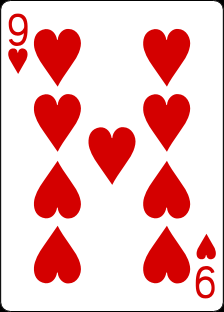
#> input picture src/6.pattern_recognition/square.png, 224 x 312 px
$ python main.py
#> lines starting #> are read from the running program, lines starting #| are printed output that depends on the picture; after the words box and inside, x2 and y2 are one past the last pixel; in counts of white or black regions, pixels touching at a corner belong together; long printed decimals are rounded
import cv2
import numpy as np

# 以灰度图模式打开'方块9'
square = cv2.imread("square.png");
#> square is the input picture: shape (312, 224, 3); mean B, G, R 190, 190, 240.4
square_gray = cv2.cvtColor(square, cv2.COLOR_BGR2GRAY);
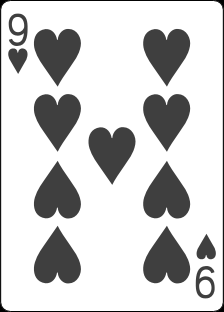
#> square_gray: shape (312, 224); min 0, max 255, mean 204.9

# 截选'图案模版'
## 注: 这里 打开图像的三维Numpy数字中, 第一个是'图像高'(y范围), 第二个是'图像长'(x范围), 不是[x, y]是[y, x]!
# 我们截取的选区为原图的 y: 29到 y: 87, x:34到 x:81, (选区 高58, 长47)
template_pattern = square_gray[29:87, 34:81]; # [原图y切割范围, 原图x切割范围], 返回一个新的'Numpy数组' (纯'模版图片')
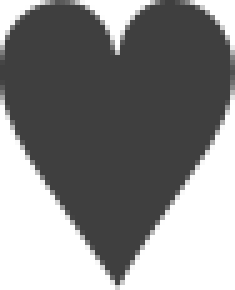
#> template_pattern: shape (58, 47) (shown 5 times larger); min 63, max 255, mean 134.1
# cv2.imshow("template_pattern", template_pattern);

# 使用cv2.matchTemplate()进行'模版特征匹配' (.matchTemplate()只支持'灰度图'/单通道输入)
## cv2.matchTemplate(灰度图Numpy数组, 截选的'图案模版', cv2.TM_CCOEFF_NORMED)
## 补充: 上面最后一个参数'cv2.TM_CCOEFF_NORMED'是将前面两个给定的Numpy数组"标准化"后再进行比较, 了解即可
"""
匹配过程: 利用给定的'图案模版大小'创建一个'扫描框', 将这个'扫描框'放在原图中的'每个组标点'进行扫描 (又叫"滑动匹配"), 得出各个'扫描框'(匹配区) 和 '给定模版'的相似度
最终返回一个'Numpy二维数组', 即是下面的'match_coefficient'
其中包含了'扫描框'在原图中'每个x,y坐标'的'扫描框'匹配得分
e.g., score = match_coefficient[94, 34]; ==> 扫描框在原图 (34, 94)坐标处, 与'模版图'的相似程度(分数, 区间为 -1.0 - 1.0)
"""
match_coefficient = cv2.matchTemplate(square_gray, template_pattern, cv2.TM_CCOEFF_NORMED);
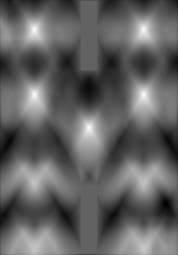
#> match_coefficient: shape (255, 178) float32; min -0.63, max 1, mean 0.00102; drawn with min black and max white
print(f"扫描框在原图中(y:94, x:34)处和模版的匹配程度为: {match_coefficient[94,34]} 分"); # PS画出来的一个框, 理论上应该和模版'完全一样'
#| 扫描框在原图中(y:94, x:34)处和模版的匹配程度为: 0.9988 分

# 将所有的'扫描框'匹配得分 > 0.95 的 (y,x)坐标集合 过滤筛查出来
locations = np.where(match_coefficient>=0.98);
#> locations = ([29, 29, 94, 94, 127], [34, 143, 34, 143, 89])
# print(locations);

# 此处对原来的'匹配模版'(template_pattern) 只要它的'高' 和 '长' (前两个元素) (这里的'template_pattern'本身就已经是'灰度图'了, 它的.shape只有(高, 长), 所以[:2]可选)
h,w  = template_pattern.shape[:2];
#> h = 58; w = 47
# print(template_pattern.shape);
# print(f"取出来的h: {h}, w:{w}");

# 遍历 '匹配点'起始坐标, 利用'图案模版'的长度 画出循环画出'每个匹配框' (内部匹配分数>0.95)
for p in zip(*locations[::-1]):
    # Tips: 在python中, 使用列表/元组[::-1]表示内部(表层)元素全部'顺序调转' (如 tp = ((3,4), (2,1)), tp[::-1] = ((2,1), (3,4)))
    # 这里是先把原来的'y, x'轴数据转成 'x, y'轴数据
    # 随后使用 zip函数将两个数组中的 'x,y'坐标 依次关联起来
    # 如 array_1 = (a,b,c), array_2 = (1,2 3); zip(array_1, array_2) ==> ((a,1), (b,2), (c,3))
    # (Tips: zip需要'两个或以上的数组'作为输入以关联数据, 这里我们用'*'将location拆成'两个数组'作为给zip()作为输入)

    x1, y1 = p[0], p[1]; # 将每个匹配的(x,y)起始坐标做记录
    x2, y2 = x1 + w, y1 + h; # 利用匹配的'起始坐标' + '图按模版'的长宽 得到 '画图终点坐标' (x2, y2) --> 得到'匹配框'的完整大小 (x1至x2, y1至y2);
    cv2.rectangle(square, (x1,y1), (x2, y2), (0,250,125), 1); # 利用上面得到的两对坐标, 用矩形画出'匹配框'
#> this loop made 5 passes
#> (x1, y1, x2, y2) on passes 1 to 5: (34, 29, 81, 87), (143, 29, 190, 87), (34, 94, 81, 152), (143, 94, 190, 152), (89, 127, 136, 185)
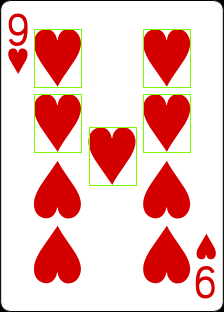
#> square: shape (312, 224, 3); 1.5% of pixels changed, all inside (x1, y1, x2, y2) = (34, 29, 191, 186)
    # Tips: 同一位置'附近'存在多个'类似坐标值'(多个连续的匹配框分数都 > 0.95), 所以看起来画的矩形会有点'厚' (可以在27行 调整不同的 '匹配分数' 来观察矩形的"粗细变化")

cv2.imshow("square", square);

cv2.waitKey();
